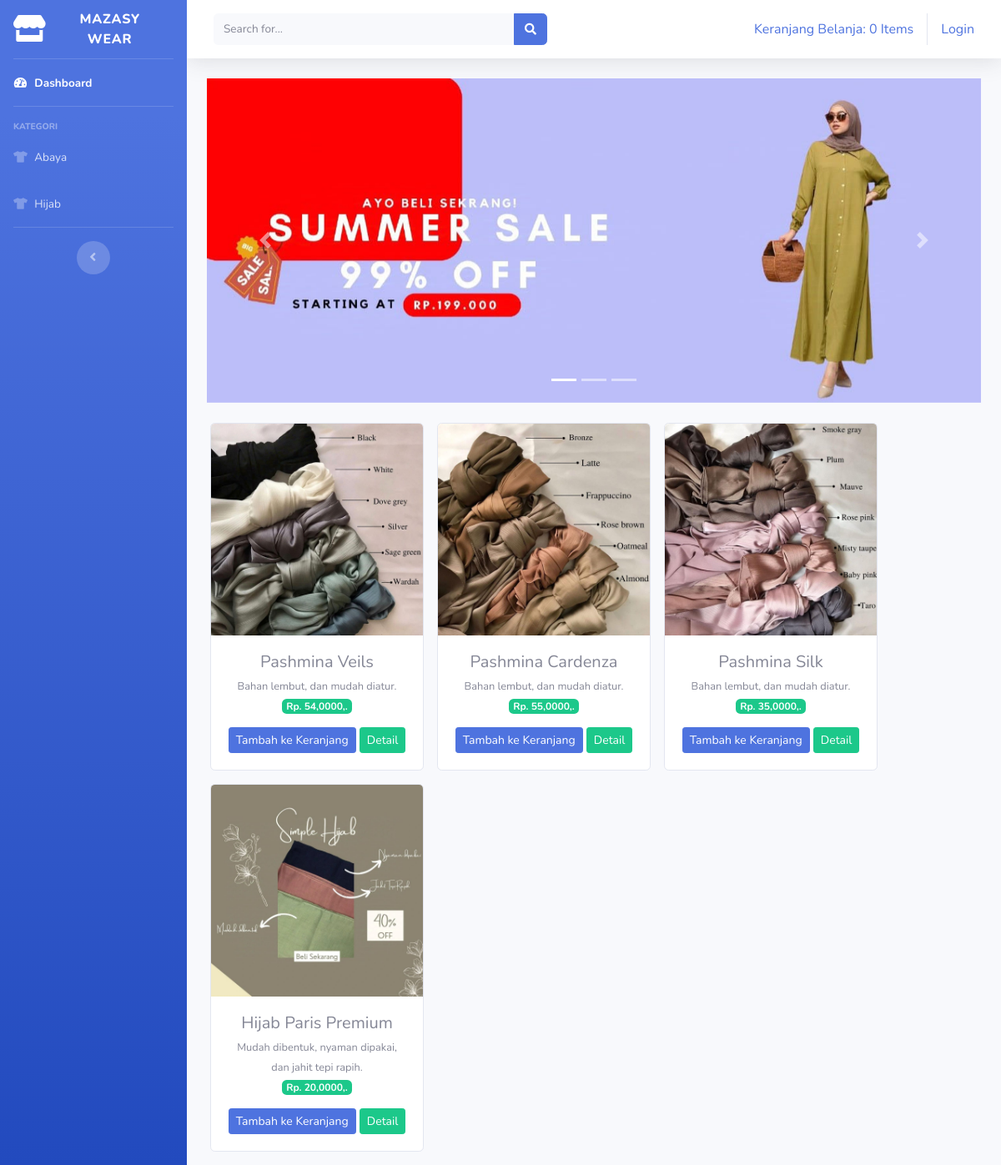
/index.php/kategori/hijab, run on the app's committed database.
### tables this page shows
CREATE TABLE `tb_barang` (
  `id_brg` int(11) NOT NULL,
  `nama_brg` varchar(120) NOT NULL,
  `keterangan` varchar(220) NOT NULL,
  `kategori` varchar(60) NOT NULL,
  `harga` int(11) NOT NULL,
  `stok` int(4) NOT NULL,
  `gambar` text NOT NULL
);

### application/controllers/kategori.php (called while the page is built, shortened)
<?php
class Kategori extends CI_Controller{
    public function hijab()
    {
        $data['hijab'] = $this->model_kategori->data_hijab()->result();
        $this->load->view('templates/header');
        $this->load->view('templates/sidebar');
        $this->load->view('hijab', $data);
        $this->load->view('templates/footer');
    }
}

### index.php (called while the page is built, shortened)
<?php
require_once BASEPATH.'core/CodeIgniter.php';

### application/models/model_kategori.php (called while the page is built, shortened)
<?php
class Model_kategori extends CI_Model{
    public function data_hijab()
    {
        return $this->db->get_where('tb_barang', array('kategori' => 'hijab'));
    }
}

### application/views/hijab.php (the view, shortened to what this page needs)
<div class="container-fluid">
<div id="carouselExampleIndicators" class="carousel slide" data-ride="carousel" data-interval="3000">
    <ol class="carousel-indicators">
        <li data-target="#carouselExampleIndicators" data-slide-to="0" class="active"></li>
        <li data-target="#carouselExampleIndicators" data-slide-to="1"></li>
        <li data-target="#carouselExampleIndicators" data-slide-to="2"></li>
    </ol>
    <div class="carousel-inner">
        <div class="carousel-item active">
            <img src="<?php echo base_url('assets/img/slider1.jpg') ?>" class="d-block w-100" alt="...">
        </div>
    </div>
    <a class="carousel-control-prev" href="#carouselExampleIndicators" role="button" data-slide="prev">
        <span class="carousel-control-prev-icon" aria-hidden="true"></span>
    </a>
    <a class="carousel-control-next" href="#carouselExampleIndicators" role="button" data-slide="next">
        <span class="carousel-control-next-icon" aria-hidden="true"></span>
    </a>
</div>
    <div class="row text-center mt-4">
        <?php foreach ($hijab as $brg) : ?>
            <div class="card ml-3 mb-3" style="width: 16rem;">
                <img src="<?php echo base_url(). '/uploads/'.$brg->gambar ?>" class="card-img-top" alt="...">
                <div class="card-body">
                    <h5 class="card-title mb-1"><?php echo $brg->nama_brg ?></h5>
                    <small><?php echo $brg->keterangan ?></small><br>
                    <span class="badge badge-success mb-3">Rp. <?php echo number_format($brg->harga), 0,',','.' ?></span>
                    <?php echo anchor('dashboard/tambah_ke_keranjang/'.$brg->id_brg, '<div class="btn btn-sm btn-primary">Tambah ke Keranjang</div>') ?>
                    <?php echo anchor('dashboard/detail/'.$brg->id_brg, '<div class="btn btn-sm btn-success">Detail</div>') ?>
                </div>
                </div>
        <?php endforeach; ?>
    </div>
</div>

### data on the page
tb_barang: gambar (picture), nama_brg "Pashmina Veils", keterangan "Bahan lembut, dan mudah diatur.", harga "54,000", id_brg "Tambah ke Keranjang", id_brg "Detail"
tb_barang: gambar (picture), nama_brg "Pashmina Cardenza", keterangan "Bahan lembut, dan mudah diatur.", harga "55,000", id_brg "Tambah ke Keranjang", id_brg "Detail"
tb_barang: gambar (picture), nama_brg "Pashmina Silk", keterangan "Bahan lembut, dan mudah diatur.", harga "35,000", id_brg "Tambah ke Keranjang", id_brg "Detail"
tb_barang: gambar (picture), nama_brg "Hijab Paris Premium", keterangan "Mudah dibentuk, nyaman dipakai, dan jahit tepi rapih.", harga "20,000", id_brg "Tambah ke Keranjang", id_brg "Detail"

### other printed values
anchor('dashboard/detail_keranjang', $keranjang) "Keranjang Belanja: 0 Items"
anchor('auth/login', 'Login') "Login"
